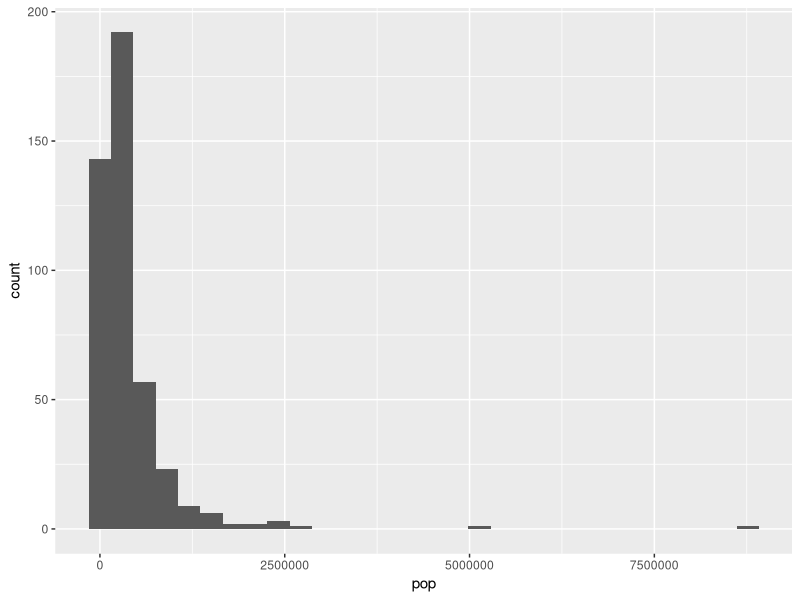
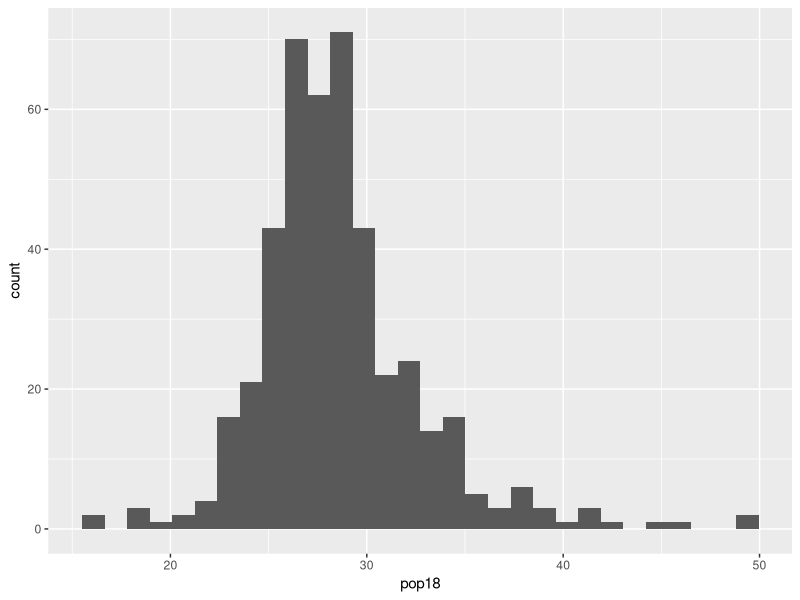
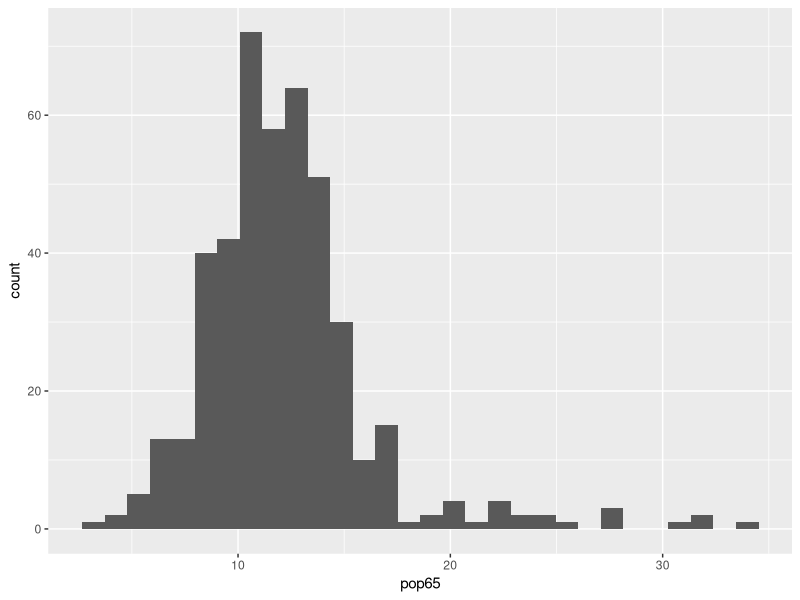
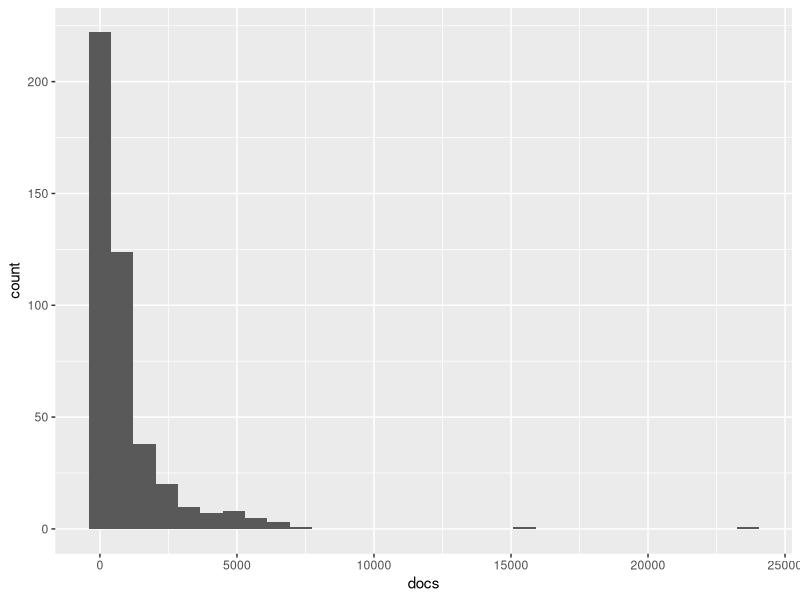
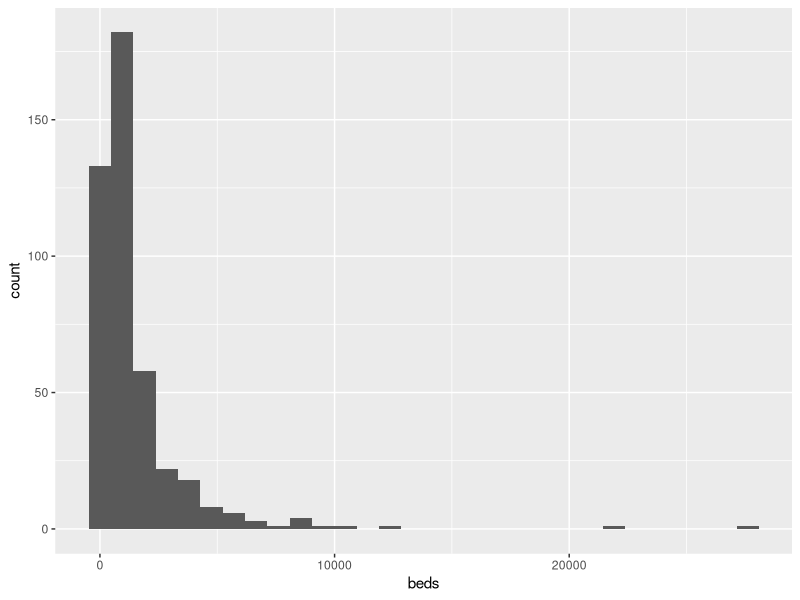
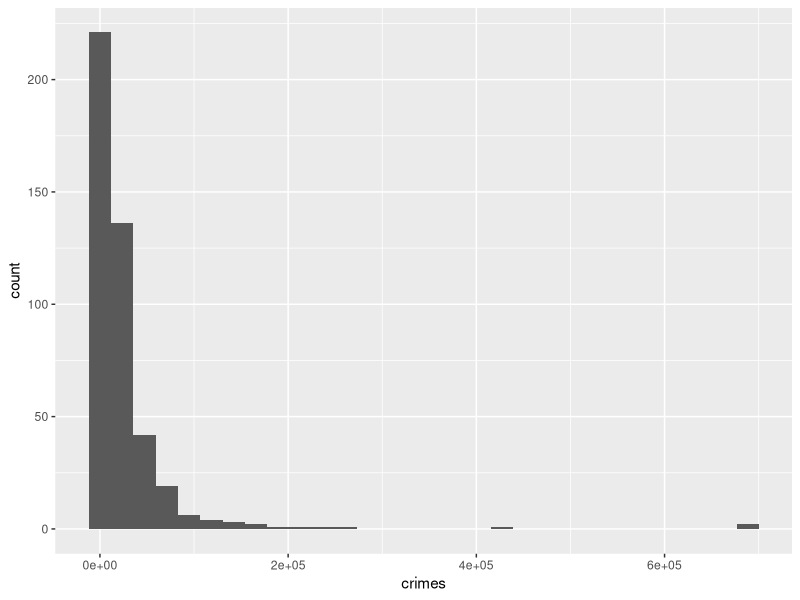

Write R code to recreate these figures, in order.
## ---- chunk 1
library(tidyverse)
## ---- chunk 2
cdi_df=
  readr::read_csv("./cdi.csv")
cdi_df
ggplot(cdi_df,aes(x=pop))+
  geom_histogram()
ggplot(cdi_df,aes(x=pop18))+
  geom_histogram()
ggplot(cdi_df,aes(x=pop65))+
  geom_histogram()
ggplot(cdi_df,aes(x=docs))+
  geom_histogram()
ggplot(cdi_df,aes(x=beds))+
  geom_histogram()
ggplot(cdi_df,aes(x=crimes))+
  geom_histogram()
